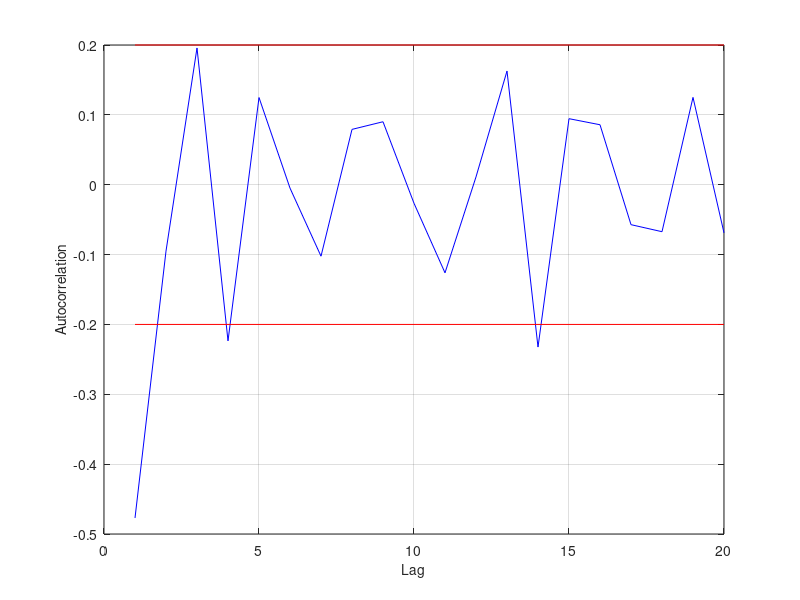
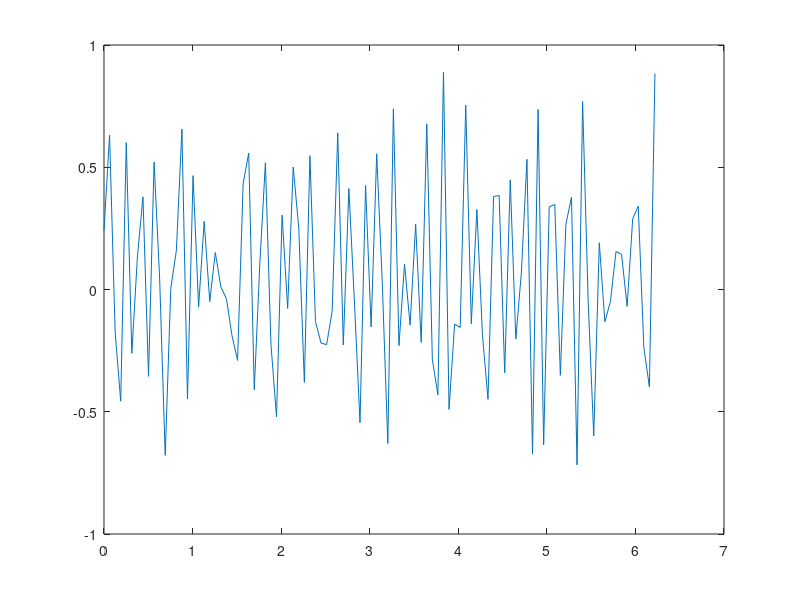

Source code (MATLAB) for these figures, in order:
dt=pi/50;
t(1)=0;                      %Initial time
potential(1)=rand;           %Initial random potential
n=100;                         %Number of steps
b=0.9;

for k=1:1:n
    u(k)=rand;
end

for k=2:1:n
        
        potential(k)=u(k)-b*u(k-1);   %Calculates potential 
        t(k)=t(k-1)+dt;                                 %Time increment
    end
    

    
 
 for i=1:1:20
 M=0;
 N=0; 
 a=zeros([1,n]);
 b=zeros([1,n]);
 
     for k=1:1:n-i
         M=M+potential(k);
    end
 
    Meana=M/(n-i);
    
    for k=1:1:n-i
        a(k)=(potential(k)-Meana);
    end
    
    
    for k=1+i:1:n
        N=N+potential(k);
    end
    
    Meanb=N/(n-i);
    
    for k=1:1:n-i
        b(k)=(potential(k+i)-Meanb);
    end
    
 A=sum(a.^2);
 B=sum(b.^2);
 
 den=sqrt(A*B);

num=sum(a.*b);
 
 autocorrelation(i)=num/den;
 positivelimit(i)=2/sqrt(n);      %Setting 95% confidence limits
 negativelimit(i)=-2/sqrt(n);
 g(i)=i;
 end
 
plot(g,autocorrelation, '-b', g, positivelimit, '-r', g, negativelimit, '-r' )                             
xlabel('Lag','FontSize', 10)
ylabel('Autocorrelation','FontSize',10)
grid on
figure
plot(t,potential, '-')

 



